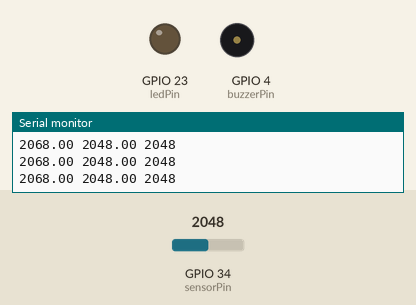
A sketch run on a simulated ESP32. On the bench: output pins drawn as LEDs (lit = HIGH), buzzer (waves = sounding), the last lines printed to the serial monitor. Inputs (shaded band) come from the test bench; at power-on: GPIO 34 (sensorPin) = 2048.

Above: at 1.2 s.
1.3 s: GPIO 34 (sensorPin) set to 2866
At 1.51 s:
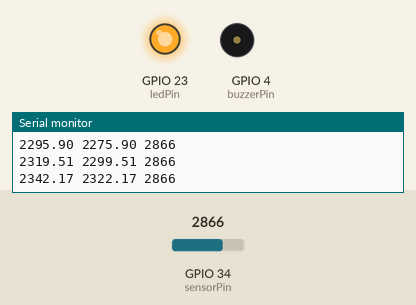
4.3 s: GPIO 34 (sensorPin) set to 3603
At 4.49 s:
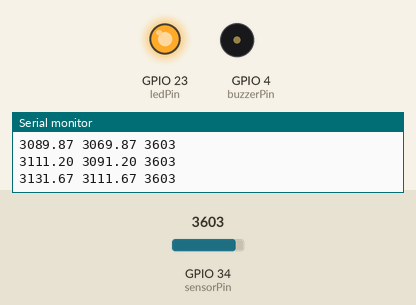
Timing chart, 0 to 7.6 s (numbered marks = the images above; inputs shaded):
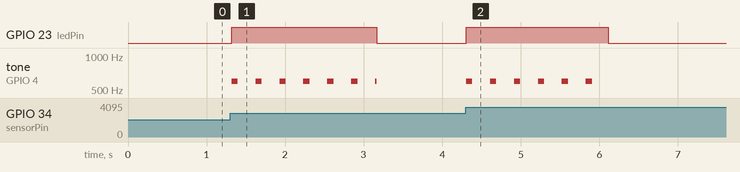

The sketch:

heartbeat_led_ky039.ino
```cpp
const int ledPin = 23;
const int sensorPin = 34;
const int buzzerPin = 4;


const int HASSASIYET = 20;
const int BEKLEME_SURESI = 300;
float esikDeger = 0;
unsigned long sonVurusZamani = 0;

void setup() {
  pinMode(ledPin, OUTPUT);
  pinMode(buzzerPin, OUTPUT);
  Serial.begin(115200);

  esikDeger = analogRead(sensorPin);
}

void loop() {

  int anlikDeger = analogRead(sensorPin);
  unsigned long simdikiZaman = millis();

  if (anlikDeger > esikDeger + HASSASIYET) {

    if(simdikiZaman - sonVurusZamani > BEKLEME_SURESI){

      digitalWrite(ledPin, HIGH);
      Serial.println("Nabız Algılandı!");
      tone(buzzerPin, 600, 80);

      sonVurusZamani = simdikiZaman;
    }

  } else {
    noTone(buzzerPin);
    digitalWrite(ledPin, LOW);  // LED'i Söndür
  }

  esikDeger = (esikDeger * 0.96) + (anlikDeger * 0.04);
  Serial.print(esikDeger + HASSASIYET);
  Serial.print(" ");
  Serial.print(esikDeger);
  Serial.print(" ");
  Serial.println(anlikDeger);

  delay(20);
  // digitalWrite(ledPin, HIGH);  // (3.3V ver)
  // Serial.println("LED Yandı!");
  // delay(1000);

  // digitalWrite(ledPin, LOW);   // (0V ver)
  // Serial.println("LED Söndü!");
  // delay(1000);
}
```

Measured:
- after the input at 1.3 s, GPIO 23 (ledPin): LOW → HIGH at once, → LOW 1.8 s later; tone on GPIO 4 (buzzerPin): goes 6 × (600 Hz 0.08 s, silent 0.22 s), 600 Hz 0.02 s, then silent, starting at once
- after the input at 4.3 s, GPIO 23 (ledPin): LOW → HIGH at once, → LOW 1.8 s later; tone on GPIO 4 (buzzerPin): alternates 600 Hz for 0.08 s and silent for 0.22 s, 12 changes in all, then stays silent, starting at once
